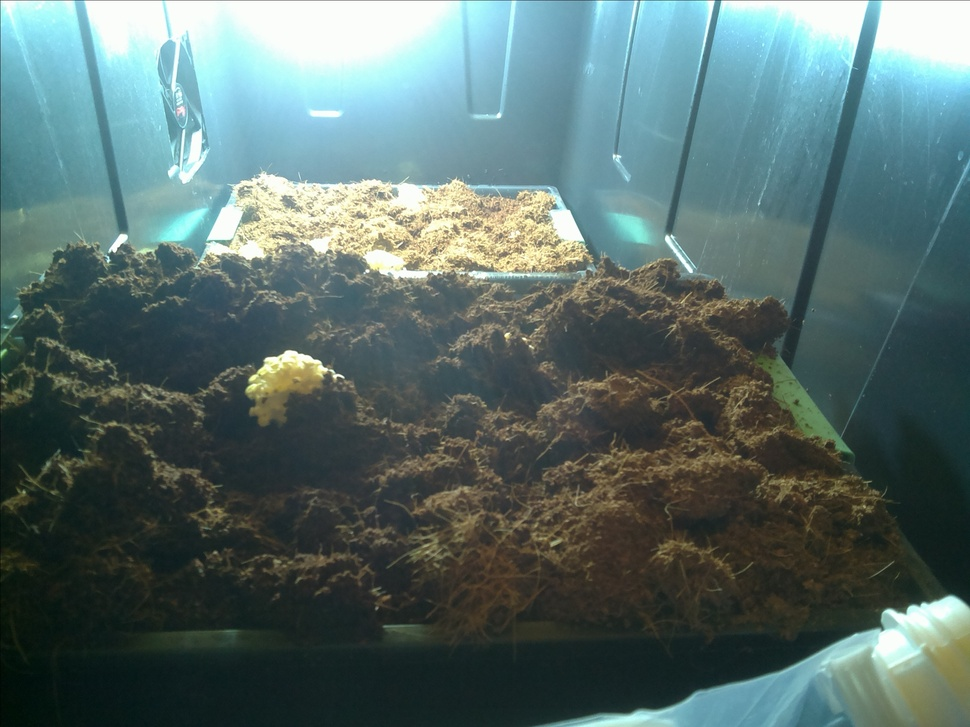
#> input picture images/pic.jpg, 970 x 727 px, shrunk from 2592 x 1944 before the run, found by its file name
$ python imageprocessor.py
#> lines starting #> are read from the running program, lines starting #| are printed output that depends on the picture
import cv2

im = cv2.imread('/home/ubuntu/watershed-app/images/pic.jpg')
#> im is the input picture: shape (727, 970, 3); mean B, G, R 106.8, 109.1, 87.9

print(im)
#> (printed output is left out)
print(type(im))
#| <class 'numpy.ndarray'>
# <class 'numpy.ndarray'>
print(im.shape)
#| (727, 970, 3)
# (225, 400, 3)
print(im.dtype)
#| uint8
# uint8

def rotate_image(mat, angle):
    """
    Rotates an image (angle in degrees) and expands image to avoid cropping
    """
#> called with angle = 180

    height, width = mat.shape[:2] # image shape has 3 dimensions
#> height = 727; width = 970
    image_center = (width/2, height/2) # getRotationMatrix2D needs coordinates in reverse order (width, height) compared to shape
#> image_center = (485, 363.5)

    rotation_mat = cv2.getRotationMatrix2D(image_center, angle, 1.)

    # rotation calculates the cos and sin, taking absolutes of those.
    abs_cos = abs(rotation_mat[0,0])
#> abs_cos = 1
    abs_sin = abs(rotation_mat[0,1])
#> abs_sin = 1.22e-16

    # find the new width and height bounds
    bound_w = int(height * abs_sin + width * abs_cos)
#> bound_w = 970
    bound_h = int(height * abs_cos + width * abs_sin)
#> bound_h = 727

    # subtract old image center (bringing image back to origo) and adding the new image center coordinates
    rotation_mat[0, 2] += bound_w/2 - image_center[0]
    rotation_mat[1, 2] += bound_h/2 - image_center[1]

    # rotate image with the new bounds and translated rotation matrix
    rotated_mat = cv2.warpAffine(mat, rotation_mat, (bound_w, bound_h))
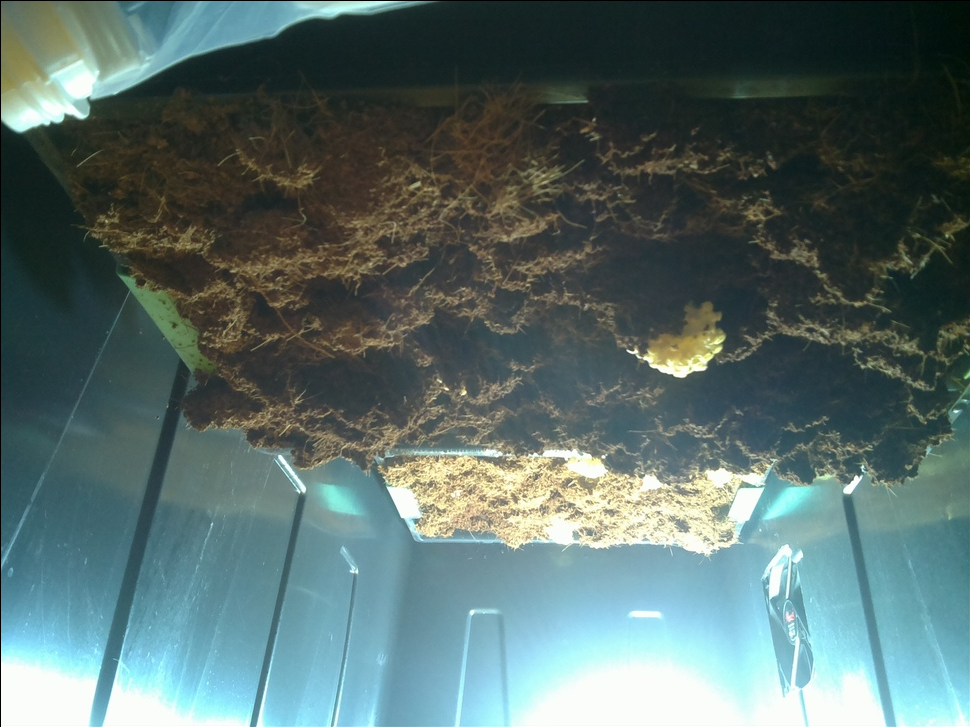
#> rotated_mat: shape (727, 970, 3); mean B, G, R 106.6, 108.8, 87.7
    return rotated_mat

edited_image = rotate_image(im, 180)

# save image
status = cv2.imwrite('/home/ubuntu/watershed-app/images/pic.jpg', edited_image)
print("Image written to file-system: ",status)
#| Image written to file-system:  True
